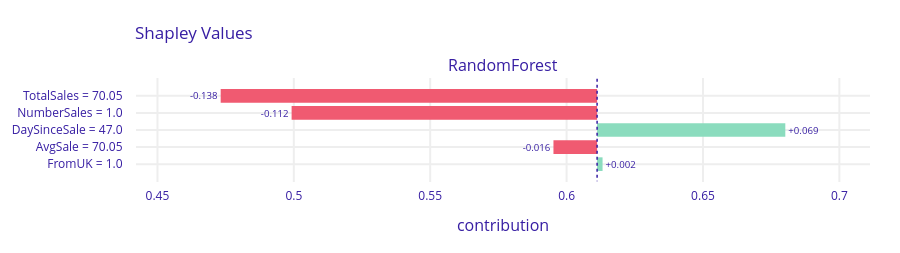

Notebook code cell kept with this figure:
### Markdown cell above
Sin embargo, si se analiza más a fondo la progresión de ello. Los valores más altos, menos el de _DaySinceSale_, parece ser que no son los más impactantes, y si los valores bajos, pero no tan bajos.

### Code cell
explicador.predict_parts(X.loc[387], type='shap').plot()

### Figure 1 — Plotly figure (JSON) as saved in the notebook; plotly's stock layout.template omitted (floating-point values rounded to 4 significant figures)
{"data": [{"base": 0.6112, "hoverinfo": "text", "hoverlabel": {"bgcolor": "rgba(0,0,0,0.8)"}, "hovertext": ["Average response: 0.611<br>Prediction: 0.416<br>TotalSales = 70.05<br>decreases average response <br>by 0.138", "Average response: 0.611<br>Prediction: 0.416<br>NumberSales = 1.0<br>decreases average response <br>by 0.112", "Average response: 0.611<br>Prediction: 0.416<br>DaySinceSale = 47.0<br>increases average response <br>by 0.069", "Average response: 0.611<br>Prediction: 0.416<br>AvgSale = 70.05<br>decreases average response <br>by 0.016", "Average response: 0.611<br>Prediction: 0.416<br>FromUK = 1.0<br>increases average response <br>by 0.002"], "marker": {"color": ["#f05a71", "#f05a71", "#8bdcbe", "#f05a71", "#8bdcbe"]}, "orientation": "h", "showlegend": false, "text": ["-0.138", "-0.112", "+0.069", "-0.016", "+0.002"], "textposition": "outside", "type": "bar", "x": [-0.138, -0.112, 0.069, -0.016, 0.002], "xaxis": "x", "y": ["TotalSales = 70.05", "NumberSales = 1.0", "DaySinceSale = 47.0", "AvgSale = 70.05", "FromUK = 1.0"], "yaxis": "y"}], "layout": {"annotations": [{"font": {"size": 16}, "showarrow": false, "text": "RandomForest", "x": 0.5, "xanchor": "center", "xref": "paper", "y": 1, "yanchor": "bottom", "yref": "paper"}, {"font": {"size": 16}, "showarrow": false, "text": "contribution", "x": 0.5, "xanchor": "center", "xref": "paper", "y": 0, "yanchor": "top", "yref": "paper", "yshift": -30}], "font": {"color": "#371ea3"}, "height": 253, "margin": {"b": 71, "r": 30, "t": 78}, "shapes": [{"line": {"color": "#371ea3", "dash": "dot", "width": 1.5}, "type": "line", "x0": 0.6112, "x1": 0.6112, "xref": "x", "y0": -1, "y1": 5, "yref": "y"}], "title": {"text": "Shapley Values", "x": 0.15}, "xaxis": {"anchor": "y", "automargin": true, "domain": [0, 1], "fixedrange": true, "gridwidth": 2, "range": [0.4421, 0.7112], "tickcolor": "white", "ticklen": 3, "ticks": "outside", "type": "linear", "zeroline": false}, "yaxis": {"anchor": "x", "automargin": true, "autorange": "reversed", "domain": [0, 1], "fixedrange": true, "gridwidth": 2, "tickcolor": "white", "ticklen": 10, "ticks": "outside", "type": "category"}}}
